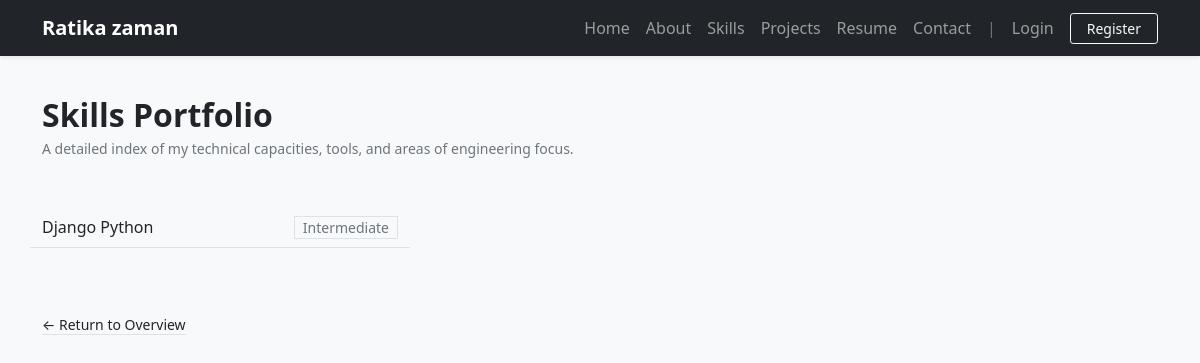
Screenshot of /skills/ with the database file from the repository.
### porfolioApp/models.py (models this page shows, shortened)
class CustomUser(AbstractUser):
    full_name = models.CharField(max_length=255, blank=True)
    headline = models.CharField(max_length=255, blank=True)
    bio = models.TextField(blank=True)
    location = models.CharField(max_length=255, blank=True)
    phone = models.CharField(max_length=25, blank=True)
    profile_picture = models.ImageField(upload_to='profiles/', blank=True, null=True)
    cv_summary = models.TextField(blank=True)

class SkillModel(models.Model):
    LEVEL_CHOICES = [
        ('beginner', 'Beginner'),
        ('intermediate', 'Intermediate'),
        ('advanced', 'Advanced'),
        ('expert', 'Expert'),
    ]
    user = models.ForeignKey(settings.AUTH_USER_MODEL, on_delete=models.CASCADE)
    name = models.CharField(max_length=120)
    level = models.CharField(max_length=20, choices=LEVEL_CHOICES, default='intermediate')

### porfolioApp/views.py (the view)
# urls.py: path('skills/', views.skills_view, name='skills'),
def skills_view(request):
    profile_user = get_portfolio_user(request)
    skills = SkillModel.objects.filter(user=profile_user) if profile_user else []
    return render(request, 'skills.html', {
        'profile': profile_user,
        'skills': skills,
    })

### porfolioApp/views.py (called while the page is built)
def get_portfolio_user(request):
    return CustomUser.objects.order_by('id').first()

### porfolioApp/templates/skills.html (shortened to what this page needs)
{% extends 'master/base.html' %}
{% block body %}
<div class="py-3">
    <div class="mb-5">
        <h2 class="fw-bold text-dark mb-1">Skills Portfolio</h2>
        <p class="text-muted small">A detailed index of my technical capacities, tools, and areas of engineering focus.</p>
    </div>
    <div class="row row-cols-1 row-cols-sm-2 row-cols-md-3 g-4">
        {% for skill in skills %}
            <div class="col py-2 border-bottom">
                <div class="d-flex justify-content-between align-items-center">
                    <span class="fw-semibold text-dark">{{ skill.name }}</span>
                    {% if skill.level %}
                        <span class="text-muted small text-capitalize bg-light px-2 py-0 border text-nowrap">
                            {{ skill.get_level_display|default:skill.level }}
                        </span>
                    {% endif %}
                </div>
            </div>
        {% empty %}
            <div class="col-12 border-0">
                <p class="text-muted small">No competence metrics listed on this profile index yet.</p>
            </div>
        {% endfor %}
    </div>
    <div class="mt-5 pt-3">
        <a href="{% url 'home' %}" class="link-dark text-decoration-none border-bottom small">&larr; Return to Overview</a>
    </div>
</div>
{% endblock body %}

### porfolioApp/templates/master/nav.html (shortened to what this page needs)
<nav class="navbar navbar-expand-lg navbar-dark bg-dark shadow-sm">
  <div class="container">
    <a class="navbar-brand fw-bold" href="{% url 'home' %}">
      {% if profile.full_name %}{{ profile.full_name }}{% else %}Portfolio{% endif %}
    </a>
    <div class="collapse navbar-collapse" id="navbarNav">
      <ul class="navbar-nav ms-auto align-items-center">
        <li class="nav-item">
          <a class="nav-link" href="{% url 'home' %}">Home</a>
        </li>
        <li class="nav-item">
          <a class="nav-link" href="{% url 'about' %}">About</a>
        </li>
        <li class="nav-item">
          <a class="nav-link" href="{% url 'skills' %}">Skills</a>
        </li>
        <li class="nav-item">
          <a class="nav-link" href="{% url 'projects' %}">Projects</a>
        </li>
        <li class="nav-item">
          <a class="nav-link" href="{% url 'resume' %}">Resume</a>
        </li>
        <li class="nav-item">
          <a class="nav-link" href="{% url 'contact' %}">Contact</a>
        </li>
        <span class="navbar-text d-none d-lg-inline mx-2 text-secondary">|</span>
        {% if user.is_authenticated %}
          <li class="nav-item">
            <a class="nav-link text-info fw-semibold" href="{% url 'dashboard' %}">Dashboard</a>
          </li>
          <li class="nav-item ms-lg-2">
            <form action="{% url 'logout' %}" method="post" class="d-inline">
              {% csrf_token %}
              <button type="submit" class="btn btn-link nav-link border-0 bg-transparent p-0" style="display: inline-block;">Logout</button>
            </form>
          </li>
        {% else %}
          <li class="nav-item">
            <a class="nav-link" href="{% url 'login' %}">Login</a>
          </li>
          <li class="nav-item ms-lg-2">
            <a class="btn btn-outline-light btn-sm px-3" href="{% url 'register' %}">Register</a>
          </li>
        {% endif %}
      </ul>
    </div>
  </div>
</nav>

### rows the page displays
CustomUser: full_name "Ratika zaman"
SkillModel: name "Django Python", level "Intermediate"
